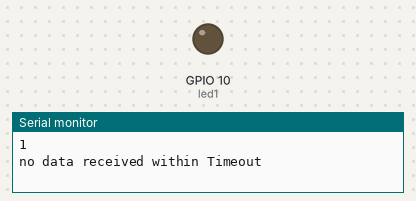
The program below on a simulated Seeed XIAO ESP32-C3. Shown: output pins drawn as LEDs (lit = HIGH), the last lines printed to the serial monitor.

Above: at 0.7 s.
At 5.2 s:
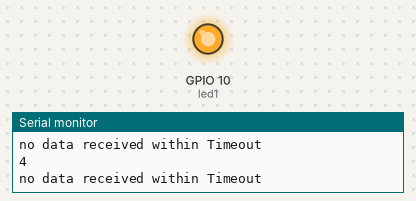
Timing chart, 0 to 6.9 s (numbered marks = the images above):
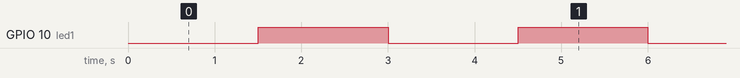

Measured:
- by itself, GPIO 10 (led1): alternates HIGH for 1.5 s and LOW for 1.5 s

The program:

main.cpp
```cpp
/*
        _          _ ______ _____ _____
       (_)        | |  ____|  __ \_   _|
  _ __  ___  _____| | |__  | |  | || |
 | '_ \| \ \/ / _ \ |  __| | |  | || |
 | |_) | |>  <  __/ | |____| |__| || |_
 | .__/|_/_/\_\___|_|______|_____/_____|
 | |
 |_|

https://links.pixeledi.eu
FreeRTOS Queues | 01.2025

*/
#include <Arduino.h>
QueueHandle_t q1;
const byte led1 = D10;

void blinky1(void *parameter) {
  pinMode(led1, OUTPUT);
  while (1) {
    unsigned int buf;
    BaseType_t queueStatus;
    queueStatus = xQueueReceive(q1, &buf, (portTICK_PERIOD_MS * 500));
    if (queueStatus == pdTRUE) {
      Serial.println(buf);
      if (buf % 2 == 0) {
        digitalWrite(led1, HIGH);
      } else {
        digitalWrite(led1, LOW);
      }
    } else {
      Serial.println("no data received within Timeout");
      // noch weitere Logik - Logs etc.
    }
  }
}
void countUp(void *parameter) {
  unsigned int cnt = 0;
  while (1) {
    cnt++;
    xQueueSend(q1, &cnt, 0);
    vTaskDelay(portTICK_PERIOD_MS * 1500);
  }
}
void setup() {
  Serial.begin(115200);
  q1 = xQueueCreate(1, sizeof(unsigned int));
  xTaskCreate(blinky1, "blinky1", 2048, NULL, 1, NULL);
  xTaskCreate(countUp, "countUp", 2048, NULL, 1, NULL);
}
void loop() {
  // habe nichts zu tun :(
}
```
